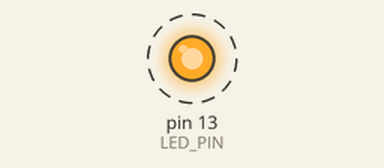
Simulated run of this sketch. Board: Arduino Uno, built with avr-gcc and run on an emulated ATmega328P. On the bench: output pins drawn as LEDs (lit = HIGH). Dashed ring = blinking.

Above: at 0.02 s.
Timing chart, 0 to 3.0 s (numbered marks = the images above):
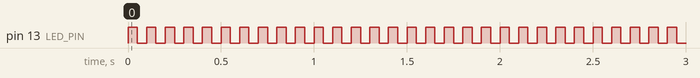

The sketch:

blink.ino
```cpp
int LED_PIN = 13;

void setup() {
  pinMode(LED_PIN, OUTPUT);
}

void loop() {
  digitalWrite(LED_PIN,HIGH);
  delay(50);
  digitalWrite(LED_PIN,LOW);
  delay(50);
}
```

Measured:
- by itself, pin 13 (LED_PIN): alternates HIGH for 0.05 s and LOW for 0.05 s
